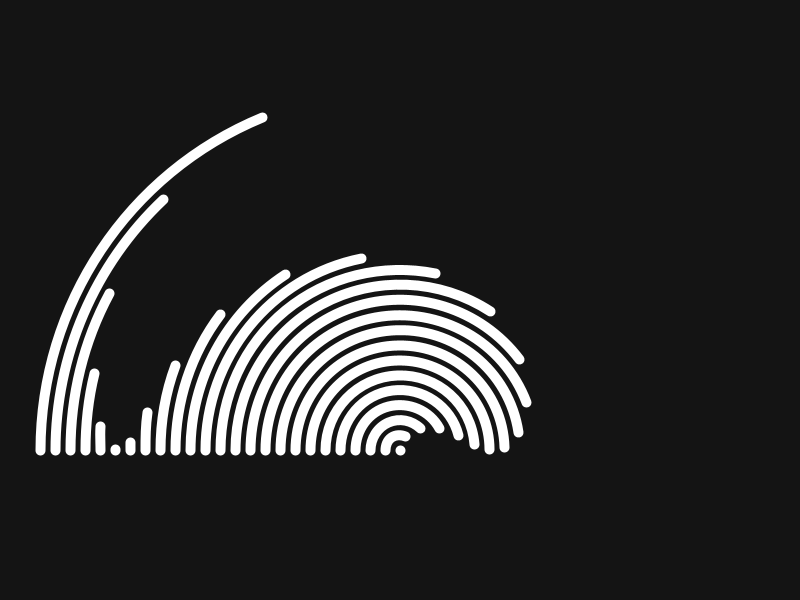
Frame 1 (no input)
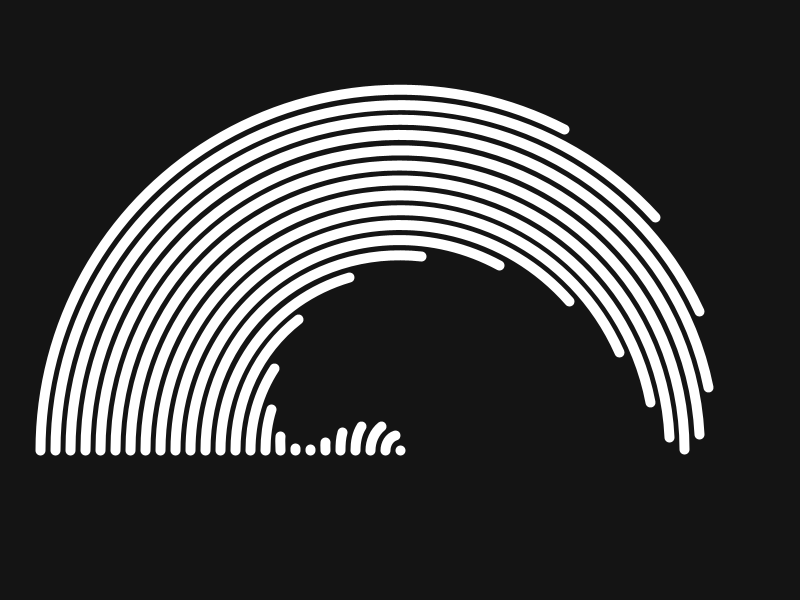
Frame 60 (the mouse pressed at the canvas centre just before this capture)
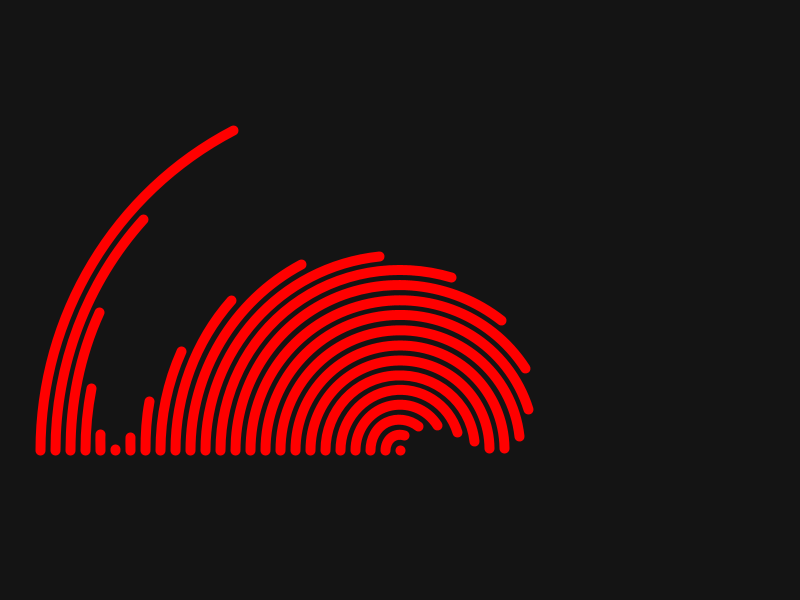
Frame 120 (the mouse held since frame 60 and released just before this capture)

The Processing sketch that drew these frames (run headless with seeded random() and noise(); from frame 60 on, the mouse is pressed at the canvas centre):

// Processing sketch: wave_red_mouse
// ── wave_red_mouse.pde
int num = 25;
float step, sz, offSet, theta, angle;

void setup() {
  size(800, 600);
  strokeWeight(10);
  step = 30;
}

void draw() {
  background(20);
  translate(width/2, height*.75);
  angle=0;
  for (int i=0; i<num; i++) {
    if(mousePressed){
    stroke(255,0,0);
    } else {
      stroke(255);
    }
    noFill();
    sz = i*step;
    float offSet = TWO_PI/num*i;
    float arcEnd = map(sin(theta+offSet),-1,1, PI, TWO_PI);
    arc(0, 0, sz, sz, PI, arcEnd);
  }
  colorMode(RGB);
  resetMatrix();
  theta += .0523;
  
}
